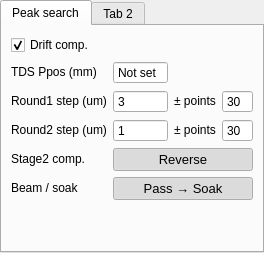
             <widget class="QTabWidget" name="configTabs">
              <property name="currentIndex">
               <number>0</number>
              </property>
              <widget class="QWidget" name="peakSearchTab">
               <attribute name="title">
                <string>Peak search</string>
               </attribute>
               <layout class="QGridLayout" name="psGrid" columnstretch="0,1,0,1"><item row="0" column="0" colspan="2"><widget class="QCheckBox" name="driftComp"><property name="sizePolicy"><sizepolicy hsizetype="Expanding" vsizetype="Fixed"><horstretch>0</horstretch><verstretch>0</verstretch></sizepolicy></property><property name="toolTip"><string>&lt;html&gt;&lt;head/&gt;&lt;body&gt;&lt;p&gt;&lt;span style=&quot; font-weight:700;&quot;&gt;Temperature drift compensation&lt;/span&gt;&lt;/p&gt;&lt;p&gt;Ticked: in every temperature scan (ScanT ticked, iTC connected, temperature points in the list), at each temperature point the stage1 THz peak is searched around TDS Ppos. Its shift &#916; = new peak - TDS Ppos is added to iPos1, and to iPos2 with the direction set below, so the pump-THz delay stays the same at every temperature. Works the same in every scan mode.&lt;/p&gt;&lt;p&gt;Unticked: no search and no compensation. Scans without a temperature change are never compensated.&lt;/p&gt;&lt;/body&gt;&lt;/html&gt;</string></property><property name="text"><string>Drift comp.</string></property><property name="checked"><bool>true</bool></property><property name="mytype" stdset="0"><string>checkbox</string></property></widget></item><item row="1" column="0"><widget class="QLabel" name="psLabel_Ppos"><property name="sizePolicy"><sizepolicy hsizetype="Preferred" vsizetype="Fixed"><horstretch>0</horstretch><verstretch>0</verstretch></sizepolicy></property><property name="toolTip"><string>&lt;html&gt;&lt;head/&gt;&lt;body&gt;&lt;p&gt;&lt;span style=&quot; font-weight:700;&quot;&gt;TDS Ppos - stage1 THz peak position (mm)&lt;/span&gt;&lt;/p&gt;&lt;p&gt;The stage1 position of the THz peak that belongs to the current iPos1 / iPos2. Enter it by hand after optimising the TDS; every successful search then updates it.&lt;/p&gt;&lt;p&gt;Not set: a compensated temperature scan will not start. The value is not kept after the program is closed.&lt;/p&gt;&lt;/body&gt;&lt;/html&gt;</string></property><property name="text"><string>TDS Ppos (mm)</string></property><property name="mytype" stdset="0"><string>label</string></property></widget></item><item row="1" column="1"><widget class="QDoubleSpinBox" name="TDS_Ppos"><property name="sizePolicy"><sizepolicy hsizetype="Expanding" vsizetype="Fixed"><horstretch>0</horstretch><verstretch>0</verstretch></sizepolicy></property><property name="toolTip"><string>&lt;html&gt;&lt;head/&gt;&lt;body&gt;&lt;p&gt;&lt;span style=&quot; font-weight:700;&quot;&gt;TDS Ppos - stage1 THz peak position (mm)&lt;/span&gt;&lt;/p&gt;&lt;p&gt;The stage1 position of the THz peak that belongs to the current iPos1 / iPos2. Enter it by hand after optimising the TDS; every successful search then updates it.&lt;/p&gt;&lt;p&gt;Not set: a compensated temperature scan will not start. The value is not kept after the program is closed.&lt;/p&gt;&lt;/body&gt;&lt;/html&gt;</string></property><property name="buttonSymbols"><enum>QAbstractSpinBox::ButtonSymbols::NoButtons</enum></property><property name="specialValueText"><string>Not set</string></property><property name="decimals"><number>3</number></property><property name="minimum"><double>-1.000000000000000</double></property><property name="maximum"><double>220.000000000000000</double></property><property name="value"><double>-1.000000000000000</double></property></widget></item><item row="2" column="0"><widget class="QLabel" name="psLabel_R1"><property name="sizePolicy"><sizepolicy hsizetype="Preferred" vsizetype="Fixed"><horstretch>0</horstretch><verstretch>0</verstretch></sizepolicy></property><property name="toolTip"><string>&lt;html&gt;&lt;head/&gt;&lt;body&gt;&lt;p&gt;&lt;span style=&quot; font-weight:700;&quot;&gt;Round 1 - coarse search&lt;/span&gt;&lt;/p&gt;&lt;p&gt;Step (um) and number of points on each side of TDS Ppos. Default 3 um x &#177;30 covers &#177;90 um.&lt;/p&gt;&lt;p&gt;Keep the step below the width of the THz peak, or the search can step over it. A maximum on the edge of this window counts as a failed search (the peak may have left the window).&lt;/p&gt;&lt;/body&gt;&lt;/html&gt;</string></property><property name="text"><string>Round1 step (um)</string></property><property name="mytype" stdset="0"><string>label</string></property></widget></item><item row="2" column="1"><widget class="QSpinBox" name="R1_step"><property name="sizePolicy"><sizepolicy hsizetype="Expanding" vsizetype="Fixed"><horstretch>0</horstretch><verstretch>0</verstretch></sizepolicy></property><property name="toolTip"><string>&lt;html&gt;&lt;head/&gt;&lt;body&gt;&lt;p&gt;&lt;span style=&quot; font-weight:700;&quot;&gt;Round 1 - coarse search&lt;/span&gt;&lt;/p&gt;&lt;p&gt;Step (um) and number of points on each side of TDS Ppos. Default 3 um x &#177;30 covers &#177;90 um.&lt;/p&gt;&lt;p&gt;Keep the step below the width of the THz peak, or the search can step over it. A maximum on the edge of this window counts as a failed search (the peak may have left the window).&lt;/p&gt;&lt;/body&gt;&lt;/html&gt;</string></property><property name="buttonSymbols"><enum>QAbstractSpinBox::ButtonSymbols::NoButtons</enum></property><property name="minimum"><number>1</number></property><property name="maximum"><number>1000</number></property><property name="value"><number>3</number></property></widget></item><item row="2" column="2"><widget class="QLabel" name="psLabel_R1pts"><property name="sizePolicy"><sizepolicy hsizetype="Preferred" vsizetype="Fixed"><horstretch>0</horstretch><verstretch>0</verstretch></sizepolicy></property><property name="toolTip"><string>&lt;html&gt;&lt;head/&gt;&lt;body&gt;&lt;p&gt;&lt;span style=&quot; font-weight:700;&quot;&gt;Round 1 - coarse search&lt;/span&gt;&lt;/p&gt;&lt;p&gt;Step (um) and number of points on each side of TDS Ppos. Default 3 um x &#177;30 covers &#177;90 um.&lt;/p&gt;&lt;p&gt;Keep the step below the width of the THz peak, or the search can step over it. A maximum on the edge of this window counts as a failed search (the peak may have left the window).&lt;/p&gt;&lt;/body&gt;&lt;/html&gt;</string></property><property name="text"><string>&#177; points</string></property><property name="mytype" stdset="0"><string>label</string></property></widget></item><item row="2" column="3"><widget class="QSpinBox" name="R1_pts"><property name="sizePolicy"><sizepolicy hsizetype="Expanding" vsizetype="Fixed"><horstretch>0</horstretch><verstretch>0</verstretch></sizepolicy></property><property name="toolTip"><string>&lt;html&gt;&lt;head/&gt;&lt;body&gt;&lt;p&gt;&lt;span style=&quot; font-weight:700;&quot;&gt;Round 1 - coarse search&lt;/span&gt;&lt;/p&gt;&lt;p&gt;Step (um) and number of points on each side of TDS Ppos. Default 3 um x &#177;30 covers &#177;90 um.&lt;/p&gt;&lt;p&gt;Keep the step below the width of the THz peak, or the search can step over it. A maximum on the edge of this window counts as a failed search (the peak may have left the window).&lt;/p&gt;&lt;/body&gt;&lt;/html&gt;</string></property><property name="buttonSymbols"><enum>QAbstractSpinBox::ButtonSymbols::NoButtons</enum></property><property name="minimum"><number>1</number></property><property name="maximum"><number>500</number></property><property name="value"><number>30</number></property></widget></item><item row="3" column="0"><widget class="QLabel" name="psLabel_R2"><property name="sizePolicy"><sizepolicy hsizetype="Preferred" vsizetype="Fixed"><horstretch>0</horstretch><verstretch>0</verstretch></sizepolicy></property><property name="toolTip"><string>&lt;html&gt;&lt;head/&gt;&lt;body&gt;&lt;p&gt;&lt;span style=&quot; font-weight:700;&quot;&gt;Round 2 - fine search&lt;/span&gt;&lt;/p&gt;&lt;p&gt;Step (um) and number of points on each side of the Round 1 result. Default 1 um x &#177;30.&lt;/p&gt;&lt;/body&gt;&lt;/html&gt;</string></property><property name="text"><string>Round2 step (um)</string></property><property name="mytype" stdset="0"><string>label</string></property></widget></item><item row="3" column="1"><widget class="QSpinBox" name="R2_step"><property name="sizePolicy"><sizepolicy hsizetype="Expanding" vsizetype="Fixed"><horstretch>0</horstretch><verstretch>0</verstretch></sizepolicy></property><property name="toolTip"><string>&lt;html&gt;&lt;head/&gt;&lt;body&gt;&lt;p&gt;&lt;span style=&quot; font-weight:700;&quot;&gt;Round 2 - fine search&lt;/span&gt;&lt;/p&gt;&lt;p&gt;Step (um) and number of points on each side of the Round 1 result. Default 1 um x &#177;30.&lt;/p&gt;&lt;/body&gt;&lt;/html&gt;</string></property><property name="buttonSymbols"><enum>QAbstractSpinBox::ButtonSymbols::NoButtons</enum></property><property name="minimum"><number>1</number></property><property name="maximum"><number>1000</number></property><property name="value"><number>1</number></property></widget></item><item row="3" column="2"><widget class="QLabel" name="psLabel_R2pts"><property name="sizePolicy"><sizepolicy hsizetype="Preferred" vsizetype="Fixed"><horstretch>0</horstretch><verstretch>0</verstretch></sizepolicy></property><property name="toolTip"><string>&lt;html&gt;&lt;head/&gt;&lt;body&gt;&lt;p&gt;&lt;span style=&quot; font-weight:700;&quot;&gt;Round 2 - fine search&lt;/span&gt;&lt;/p&gt;&lt;p&gt;Step (um) and number of points on each side of the Round 1 result. Default 1 um x &#177;30.&lt;/p&gt;&lt;/body&gt;&lt;/html&gt;</string></property><property name="text"><string>&#177; points</string></property><property name="mytype" stdset="0"><string>label</string></property></widget></item><item row="3" column="3"><widget class="QSpinBox" name="R2_pts"><property name="sizePolicy"><sizepolicy hsizetype="Expanding" vsizetype="Fixed"><horstretch>0</horstretch><verstretch>0</verstretch></sizepolicy></property><property name="toolTip"><string>&lt;html&gt;&lt;head/&gt;&lt;body&gt;&lt;p&gt;&lt;span style=&quot; font-weight:700;&quot;&gt;Round 2 - fine search&lt;/span&gt;&lt;/p&gt;&lt;p&gt;Step (um) and number of points on each side of the Round 1 result. Default 1 um x &#177;30.&lt;/p&gt;&lt;/body&gt;&lt;/html&gt;</string></property><property name="buttonSymbols"><enum>QAbstractSpinBox::ButtonSymbols::NoButtons</enum></property><property name="minimum"><number>1</number></property><property name="maximum"><number>500</number></property><property name="value"><number>30</number></property></widget></item><item row="4" column="0"><widget class="QLabel" name="psLabel_dir"><property name="sizePolicy"><sizepolicy hsizetype="Preferred" vsizetype="Fixed"><horstretch>0</horstretch><verstretch>0</verstretch></sizepolicy></property><property name="toolTip"><string>&lt;html&gt;&lt;head/&gt;&lt;body&gt;&lt;p&gt;&lt;span style=&quot; font-weight:700;&quot;&gt;Stage2 compensation direction&lt;/span&gt;&lt;/p&gt;&lt;p&gt;Reverse: stage2 moves opposite to the stage1 peak shift, iPos2 = iPos2 - &#916; (this setup: stage2 is mounted in reverse).&lt;/p&gt;&lt;p&gt;Forward: iPos2 = iPos2 + &#916;.&lt;/p&gt;&lt;/body&gt;&lt;/html&gt;</string></property><property name="text"><string>Stage2 comp.</string></property><property name="mytype" stdset="0"><string>label</string></property></widget></item><item row="4" column="1" colspan="3"><widget class="QPushButton" name="stage2CompDir"><property name="sizePolicy"><sizepolicy hsizetype="Expanding" vsizetype="Fixed"><horstretch>0</horstretch><verstretch>0</verstretch></sizepolicy></property><property name="maximumSize"><size><width>16777215</width><height>32</height></size></property><property name="font"><font><pointsize>10</pointsize></font></property><property name="toolTip"><string>&lt;html&gt;&lt;head/&gt;&lt;body&gt;&lt;p&gt;&lt;span style=&quot; font-weight:700;&quot;&gt;Stage2 compensation direction&lt;/span&gt;&lt;/p&gt;&lt;p&gt;Reverse: stage2 moves opposite to the stage1 peak shift, iPos2 = iPos2 - &#916; (this setup: stage2 is mounted in reverse).&lt;/p&gt;&lt;p&gt;Forward: iPos2 = iPos2 + &#916;.&lt;/p&gt;&lt;/body&gt;&lt;/html&gt;</string></property><property name="text"><string>Reverse</string></property><property name="checkable"><bool>true</bool></property><property name="checked"><bool>true</bool></property><property name="mytype" stdset="0"><string>checkable_button</string></property></widget></item><item row="5" column="0"><widget class="QLabel" name="psLabel_pass"><property name="sizePolicy"><sizepolicy hsizetype="Preferred" vsizetype="Fixed"><horstretch>0</horstretch><verstretch>0</verstretch></sizepolicy></property><property name="toolTip"><string>&lt;html&gt;&lt;head/&gt;&lt;body&gt;&lt;p&gt;&lt;span style=&quot; font-weight:700;&quot;&gt;Beam / soak order (AutoBlock only)&lt;/span&gt;&lt;/p&gt;&lt;p&gt;Pass &#8594; Soak (default): the beam is let through as soon as the temperature is stable, so the sample soak also absorbs the heating by the pump beam before the peak search.&lt;/p&gt;&lt;p&gt;Soak &#8594; Pass: the beam stays blocked through the soak and is let through just before the peak search - for samples that change under light.&lt;/p&gt;&lt;p&gt;Only used when AutoBlock is on in a temperature scan.&lt;/p&gt;&lt;/body&gt;&lt;/html&gt;</string></property><property name="text"><string>Beam / soak</string></property><property name="mytype" stdset="0"><string>label</string></property></widget></item><item row="5" column="1" colspan="3"><widget class="QPushButton" name="passOrder"><property name="sizePolicy"><sizepolicy hsizetype="Expanding" vsizetype="Fixed"><horstretch>0</horstretch><verstretch>0</verstretch></sizepolicy></property><property name="maximumSize"><size><width>16777215</width><height>32</height></size></property><property name="font"><font><pointsize>10</pointsize></font></property><property name="toolTip"><string>&lt;html&gt;&lt;head/&gt;&lt;body&gt;&lt;p&gt;&lt;span style=&quot; font-weight:700;&quot;&gt;Beam / soak order (AutoBlock only)&lt;/span&gt;&lt;/p&gt;&lt;p&gt;Pass &#8594; Soak (default): the beam is let through as soon as the temperature is stable, so the sample soak also absorbs the heating by the pump beam before the peak search.&lt;/p&gt;&lt;p&gt;Soak &#8594; Pass: the beam stays blocked through the soak and is let through just before the peak search - for samples that change under light.&lt;/p&gt;&lt;p&gt;Only used when AutoBlock is on in a temperature scan.&lt;/p&gt;&lt;/body&gt;&lt;/html&gt;</string></property><property name="text"><string>Pass &#8594; Soak</string></property><property name="checkable"><bool>true</bool></property><property name="checked"><bool>true</bool></property><property name="mytype" stdset="0"><string>checkable_button</string></property></widget></item><item row="6" column="0"><spacer name="psVSpacer"><property name="orientation"><enum>Qt::Orientation::Vertical</enum></property><property name="sizeHint" stdset="0"><size><width>20</width><height>40</height></size></property></spacer></item></layout>
              </widget>
              <widget class="QWidget" name="configTab2">
               <attribute name="title">
                <string>Tab 2</string>
               </attribute>
              </widget>
             </widget>
